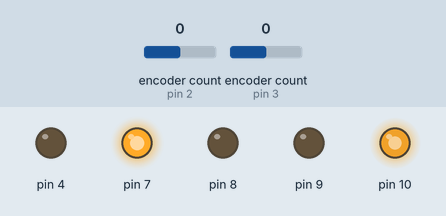
A sketch run on a simulated Arduino Uno, built with avr-gcc and run on an emulated ATmega328P. Shown: output pins drawn as LEDs (lit = HIGH). Inputs (shaded band) come from the test bench; at power-on: encoder count (sensors on pin 2, pin 3) 0. What the sketch prints to the serial monitor is not drawn.

Above: at 1.2 s.
1.3 s: encoder count (sensor on pin 2) set to 1
4.3 s: encoder count (sensor on pin 3) set to -1
7.3 s: encoder count (sensor on pin 2) set to 2
10.3 s: encoder count (sensor on pin 3) set to -2
Timing chart, 0 to 13.3 s (numbered marks = the images above; inputs shaded):
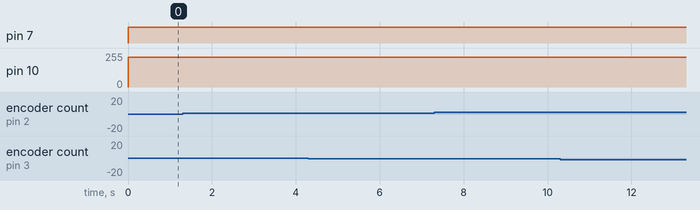

The sketch:

Demo_1.ino
```cpp
#include <Encoder.h>
#include "DualMC33926MotorShield.h"

DualMC33926MotorShield md;

const double radius = .2395; //FEET

const double DISTANCEHELPER = (10.5/12) * PI;

double setDistance = 0; // FEET
double setPhi = 0; //RAD

double currentD = 0;
double currentPhi = 0;


//int count = 0;

//Setting the encoder pins
int pin1A = 2;
int pin2A = 3;

int pin1B = 5;
int pin2B = 6;

//Setting the wheels as an encoder obeject
Encoder wheel1(pin1A,pin1B);
Encoder wheel2(pin2A,pin2B);

//PI controller values


//Time
int currentTime = 0;

//Encoder values and theta
int count1 =0;
int count2 = 0;
double theta = 0;

//Feedback loop values
double kpP = 17.15668;
double kdP = 0.673531006182646;
double DP=0;
double e_pastP = 0;
double Ts = 0;
double Tc = currentTime;
double eP= 0.0;
double uP = 0;

double kpPhi = 6.50202867560687;
double kdPhi = 1.1968030832634;
double DPhi = 0;
double e_pastPhi = 0;
double ePhi =0;
double uPhi = 0;


//Function to spin motors
void spinRight(int PWM){

  if (PWM >= 0){
    analogWrite(9,PWM);
    digitalWrite(8,0);
  }
  if(PWM < 0){
    analogWrite(9,-PWM);
    digitalWrite(8,1);
  }
}

void spinLeft(int PWM){

  if (PWM >= 0){
    analogWrite(10,PWM);
    digitalWrite(7,1);
  }
  if(PWM < 0){
    analogWrite(10,-PWM);
    digitalWrite(7,0);
  }
}

void setup() {
  // put your setup code here, to run once:

pinMode(pin1A, INPUT_PULLUP);
pinMode(pin1B, INPUT_PULLUP);
pinMode(pin2A, INPUT_PULLUP);
pinMode(pin2B, INPUT_PULLUP);

pinMode(4,OUTPUT);
pinMode(7,OUTPUT);
pinMode(8,OUTPUT);
pinMode(9,OUTPUT);
pinMode(10,OUTPUT);
pinMode(12,INPUT);

//Start serial monitor
Serial.begin(9600);

//initialize motor
md.init();

}

void loop() {
  // put your main code here, to run repeatedly:

 currentTime = millis();

 setDistance = 5; // FEET
 setPhi = 2*PI; //RAD


while (1){

  currentTime = millis();

  count1 = -wheel2.read();
  count2 = wheel1.read();
  currentD = (double(count2)/3210 + double(count1)/3210) * PI * radius;
  currentPhi = radius*(-double(count2)/3210 * 2*PI + double(count1)/3210 * 2*PI) / ((10.5/12));


  eP = setDistance - currentD ;
  ePhi = setPhi - currentPhi;

  if (Ts > 0){
    DPhi = (ePhi - e_pastPhi)/Ts;
    e_pastPhi = ePhi;

    DP = (eP - e_pastP)/Ts;
    e_pastP = eP;
  } else{
    DPhi=0;
    DP=0;
  }

  uPhi = 255*(kpPhi * ePhi + kdPhi*DPhi);
  uP =  255*(kpP * eP + kdPhi*DP);


  if (uP > 255){
    uP = 255;
  }
  if (uPhi > 255){
    uPhi = 255;
  }
  if (uP < -255){
    uP = -255;
  }
  if (uPhi < -255){
    uPhi = -255;
  }

if (setDistance == 0 && setPhi != 0){
  spinRight(-(uP-uPhi)/2);
  spinLeft(-.8735*(uP+uPhi)/2);
}else{

  spinRight((uP-uPhi)/2);
  spinLeft(.8735*(uP+uPhi)/2);
}


  Serial.print(setPhi);
  Serial.print("\t");
  Serial.print(currentPhi);
  Serial.print("\t");
  Serial.print(ePhi);
  Serial.print("\t");
  Serial.print(uPhi);
  Serial.print("\t");
  Serial.print("\t");

  Serial.print(setDistance);
  Serial.print("\t");
  Serial.print(currentD);
  Serial.print("\t");
  Serial.print(eP);
  Serial.print("\t");
  Serial.println(uP);


Ts = currentTime - Tc;
  Tc = currentTime;

}


}
```

Measured:
- after the input at 1.3 s, every drawn part: stays the same
- after the input at 4.3 s, every drawn part: stays the same
- after the input at 7.3 s, every drawn part: stays the same
- after the input at 10.3 s, every drawn part: stays the same
